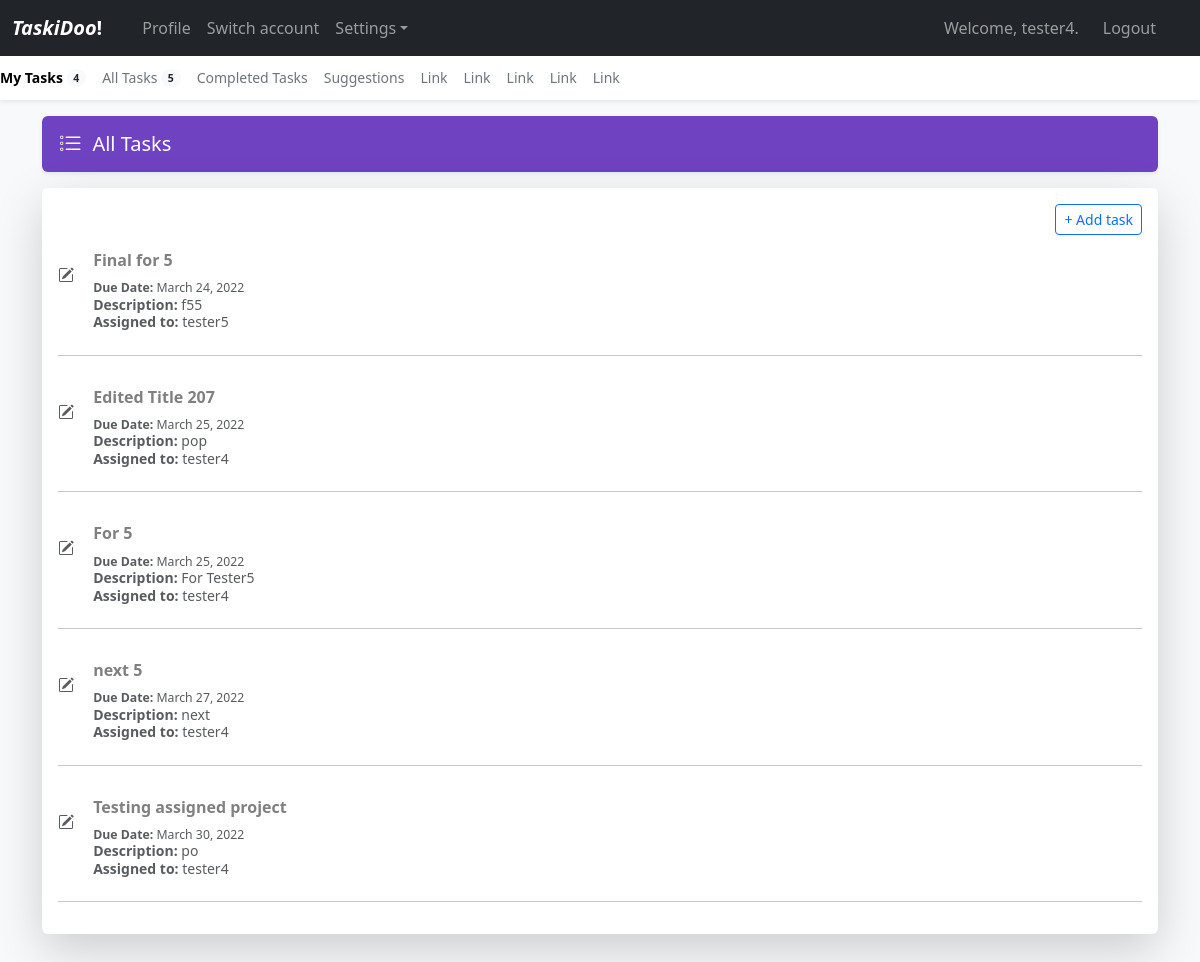
/all_tasks/ (signed in), run on the app's committed database.
### todo_apps/models.py (models this page shows, shortened)
class Task(models.Model):
    text_title = models.CharField(max_length=200)
    text_desc = models.TextField(max_length=10000, blank=True, null=True,)
    date_added = models.DateTimeField(auto_now_add=True)
    owner = models.ForeignKey(User, on_delete=models.CASCADE)
    comment = models.TextField(max_length=10000, blank=True, null=True)
    date_due = models.DateField()
    status = models.BooleanField(default=False)
    project = models.ForeignKey(Project, on_delete=models.CASCADE, blank=True, null=True)

### todo_apps/views.py (the view)
# urls.py: path('all_tasks/', views.all_tasks, name='all_tasks'),
@login_required
def all_tasks(request):
    all_tasks = Task.objects.filter(project = Project.objects.get(assigned_users=request.user), status=False).order_by('date_due')
    tasks = Task.objects.filter(project = Project.objects.get(assigned_users=request.user),owner=request.user, status=False)
    context = {'all_tasks': all_tasks, 'tasks': tasks}
    return render(request, 'todo_apps/all_tasks.html', context)

### todo_apps/templates/todo_apps/all_tasks.html (shortened to what this page needs)
{% extends "todo_apps/base.html" %}
{% block content %}
<main class="container">
    <div class="d-flex align-items-center p-3 my-3 text-white bg-purple rounded shadow-sm">
        <div class="lh-1">
            <h1 class="h5 mb-0 text-white lh-1">All Tasks</h1>
        </div>
    </div>
    <div class="mt-3 mb-5 p-3 bg-body rounded shadow-lg">
        <div class="d-block text-end">
            <button class="myBtn btn btn-outline-primary btn-sm" hx-get="{% url 'todo_apps:new_task' %}" hx-target="#dialog">+ Add task</a></button>
        </div>
        {% for task in all_tasks %}
            <div class="d-flex text-muted pt-3">
            <p class="pb-2 mb-0 small lh-sm" hx-trigger="click" hx-get="{% url 'todo_apps:edit_task' task.id %}" hx-target="#dialog">
                <a class="myBtn d-block text-decoration-none task-item h6"><strong>{{ task.text_title }}</strong></a>
                <small><strong>Due Date:</strong> {{ task.date_due }}</small></br>
                <strong>Description:</strong> {{ task.text_desc }}</br>
                <strong>Assigned to:</strong> {{ task.owner }}
            </p>
            </div>
            <hr style="background-color: #dee2e6 1px solid">
        {% empty %}
            <p>No tasks added!</p>
        {% endfor %}
    </div>
    </main>
{% endblock content %}

### todo_apps/templates/todo_apps/base.html (shortened to what this page needs)
{% load bootstrap5 %}
<!doctype html>
<html lang="en">
  <head>
    {% bootstrap_css %}
  </head>
  {% if user.is_authenticated %}
  <body class="bg-light">
        <nav class="navbar navbar-expand-lg fixed-top navbar-dark bg-dark" aria-label="Main navigation">
        <div class="container-fluid">
            <a class="navbar-brand" href="{% url 'todo_apps:index' %}"><i><b>TaskiDoo</i>!</b></a>
            <div class="navbar-collapse offcanvas-collapse" id="navbarsExampleDefault">
            <ul class="navbar-nav me-auto mb-2 mb-lg-0">
                <li class="nav-item">
                  <a class="nav-link"></a>
                  </li>
                <li class="nav-item">
                <a class="nav-link" href="{% url 'users:profile' %}">Profile</a>
                </li>
                <li class="nav-item">
                <a class="nav-link" href="#">Switch account</a>
                </li>
                <li class="nav-item dropdown">
                <a class="nav-link dropdown-toggle" href="#" id="dropdown01" data-bs-toggle="dropdown" aria-expanded="false">Settings</a>
                </li>
            </ul>
            <ul class="navbar-nav me-0 mb-5 mb-lg-0">
            {% if user.is_authenticated %}
            <li class="nav-item me-2">
            <a class="nav-link">Welcome, {{ user.username }}.</a>
            </li>
            <li class="nav-item me-4">
                <a class="nav-link" href="{% url 'users:logout' %}">Logout</a>
            </li>
            {% endif %}
            </div>
        </div>
        </nav>
        <div class="nav-scroller bg-body shadow-sm">
        <nav class="nav nav-underline" aria-label="Secondary navigation">
            <a class="nav-link active" aria-current="page" href="{% url 'todo_apps:tasks' %}">
              My Tasks
            <span class="badge bg-light text-dark rounded-pill align-text-bottom">{{ tasks.count }}</span>
            </a>
            <a class="nav-link" href="{% url 'todo_apps:all_tasks' %}">
              All Tasks
            <span class="badge bg-light text-dark rounded-pill align-text-bottom">{{ all_tasks.count}}</span>
            </a>
            <a class="nav-link" href="{% url 'todo_apps:completed_tasks' %}">Completed Tasks</a>
            <a class="nav-link" href="#">Suggestions</a>
            <a class="nav-link" href="#">Link</a>
            <a class="nav-link" href="#">Link</a>
            <a class="nav-link" href="#">Link</a>
            <a class="nav-link" href="#">Link</a>
            <a class="nav-link" href="#">Link</a>
        </nav>
        </div>
{% endif %}
{% block content %} {% endblock content %}
  </body>
</html>

### todo_apps/templates/todo_apps/base.html (style rules this page uses)
html, body { overflow-x: hidden; }
body { padding-top: 56px; }
.nav-scroller { position: relative; z-index: 2; height: 2.75rem; overflow-y: hidden; }
.nav-scroller .nav { display: flex; flex-wrap: nowrap; padding-bottom: 1rem; margin-top: -1px; overflow-x: auto; color: rgba(255, 255, 255, .75); text-align: center; white-space: nowrap; -webkit-overflow-scrolling: touch; }
.nav-underline .nav-link { padding-top: .75rem; padding-bottom: .75rem; font-size: .875rem; color: #6c757d; }
.nav-underline .active { font-weight: 500; color: #343a40; }
.bg-purple { background-color: #6f42c1; }

### todo_apps/templates/todo_apps/all_tasks.html (style rules this page uses)
.task-item { color: gray; }

### data on the page
Task: text_title "Final for 5", date_due "March 24, 2022", text_desc "f55", owner "tester5"
Task: text_title "Edited Title 207", date_due "March 25, 2022", text_desc "pop", owner "tester4"
Task: text_title "For 5", date_due "March 25, 2022", text_desc "For Tester5", owner "tester4"
Task: text_title "next 5", date_due "March 27, 2022", text_desc "next", owner "tester4"
Task: text_title "Testing assigned project", date_due "March 30, 2022", text_desc "po", owner "tester4"

### other printed values
{{ user.username }} "tester4"
{{ tasks.count }} "4"
{{ all_tasks.count }} "5"
